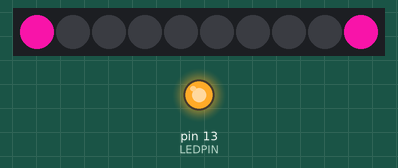
Recording of a sketch running on a simulated Arduino Uno, built with avr-gcc and run on an emulated ATmega328P. Parts: 10 RGB LEDs in strip order, left to right, output pins drawn as LEDs (lit = HIGH). Dim RGB values are drawn brighter than linear; random numbers use the default seed unless the sketch sets one.

Above: at 0.05 s.
At 10.01 s:
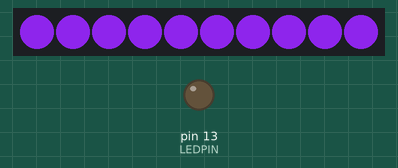
At 19.97 s:
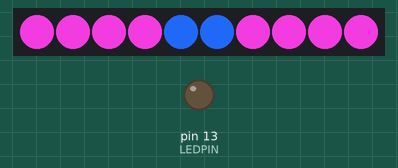
At 39.9 s:
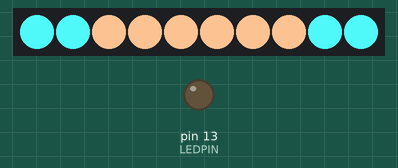
Timing chart, 0 to 40.0 s (numbered marks = the images above):
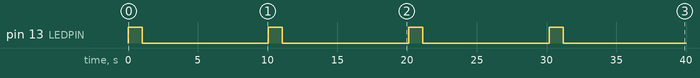

Measured:
- by itself, pin 13 (LEDPIN): alternates HIGH for 1.0 s and LOW for 9.1 s

The sketch:

leds.ino
```cpp
#include <Adafruit_NeoPixel.h>

#define PIN            2
#define NUMPIXELS      10
#define LEDPIN         13

Adafruit_NeoPixel pixels = Adafruit_NeoPixel(NUMPIXELS, PIN, NEO_GRB + NEO_KHZ800);

int delayval = 100;
long lastblink = 0;
int blinkdur = 1000;

void setup()
{
  pixels.begin();
  pinMode(LEDPIN, OUTPUT);
  digitalWrite(LEDPIN, HIGH);
  lastblink = millis();
}

void blink()
{
  if((millis() - lastblink) > 10000)
  {
    lastblink = millis();
    digitalWrite(LEDPIN, HIGH);
  }
  if((lastblink + blinkdur) < millis())
  {
    digitalWrite(LEDPIN, LOW);
  }
}

void loop()
{
  int r = random(0,255);
  int g = random(0,255);
  int b = random(0,255);

  for(int i=0; i < NUMPIXELS/2; i++)
  {
    pixels.setPixelColor(i, pixels.Color(r, g, b)); // bottom ring
    pixels.setPixelColor(NUMPIXELS - i - 1, pixels.Color(r, g, b)); // top ring
    pixels.show();
    delay(delayval);
  }

  blink();
}
```
